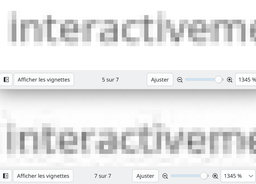
#> input picture image.png, 256 x 184 px, shrunk from 781 x 562 before the run; its folder holds only this picture in this run
$ python dct-jpeg.py --image image.png
#> lines starting #> are read from the running program, lines starting #| are printed output that depends on the picture
#> in run_pipeline, image is the input picture: PIL image 256x184 RGB; mean R, G, B 233, 233.3, 233.4
"""
1) Lecture RGB
2) Conversion RGB -> YCbCr OU Conversion RGB -> Grayscale
3) Padding multiples de 8
4) Decoupage en blocs 4D: (nb_blocs, canaux, 8, 8)
5) DCT 2D par bloc et par canal
6) Quantification
7) zigzag
8) codage (RLE puis Huffman)
"""

import argparse
import os
import pathlib
import heapq
import numpy
from PIL import Image
import matplotlib.pyplot as plt

BLOCKSIZE = 8
OUTPUT_DIR = "output"
QUALITY = 3

# [14 lines left out: functions read_image_file, write_image, not called in this run]


# simple ajout noir bas-droite au prochain multiple de bloc
def pad_image(image_data, block_size):
#> called with block_size = 8
    pad_height = (block_size - (image_data.shape[0] % block_size)) % block_size
    before_pad_h, after_pad_h = pad_height // 2, pad_height - (pad_height // 2)
    pad_width = (block_size - (image_data.shape[1] % block_size)) % block_size
    before_pad_w, after_pad_w = pad_width // 2, pad_width - (pad_width // 2)
    if image_data.ndim == 2:
        pad_spec = ((before_pad_h, after_pad_h), (before_pad_w, after_pad_w))
    elif image_data.ndim == 3:
        pad_spec = ((before_pad_h, after_pad_h), (before_pad_w, after_pad_w), (0, 0))
    else:
        raise ValueError("image_data must be a 2D(grayscale) or 3D(RGB) numpy array")

    padded_image = numpy.pad(image_data, pad_spec, mode='constant', constant_values=0)

    if padded_image.shape[0] % block_size == 0 and padded_image.shape[1] % block_size == 0:
        return padded_image
    else:
        raise ValueError("incorrectly padded image: expected multiple of {}, got {}".format(BLOCKSIZE, padded_image.shape))


#TODO verifier les coeffs
def RGB_to_Grayscale(image_data):
    if image_data.ndim == 2:
        return image_data
    elif image_data.ndim == 3:
        return numpy.mean(image_data, axis=2).astype(numpy.uint8)
    else:
        print("Error: image_data must be a 2D(grayscale) or 3D(RGB) numpy array")
        exit(1)


def RGB_to_YCbCr(image_data):
    pass


def YCbCr_to_RGB(image_data):
    pass


def get_dct_coeff(block_size=BLOCKSIZE):
#> called with block_size = 8
    if block_size < 2:
        raise ValueError("block_size must be a positive integer greater than or equal to 2")
    coeff_dct = numpy.zeros((block_size, block_size), dtype=numpy.float64)
    for i in range(block_size):
        for j in range(block_size):
            if i == 0:
                coeff_dct[i, j] = 1 / numpy.sqrt(block_size)
            else:
                coeff_dct[i, j] = numpy.sqrt(2 / block_size) * numpy.cos((2 * j + 1) * i * numpy.pi / (2 * block_size))
    return coeff_dct


# added matrix_size to test simple matrix for debug
def dct(image_data, matrix_size=BLOCKSIZE):
    if matrix_size < 2:
        raise ValueError("matrix_size must be a positive integer greater than or equal to 2")

    if image_data.ndim == 2:
        DCT = numpy.zeros(image_data.shape, dtype=numpy.float64)
        coeff_dct = get_dct_coeff(matrix_size)
        for i in range(0, image_data.shape[0], matrix_size):
            for j in range(0, image_data.shape[1], matrix_size):
                block = image_data[i:i+matrix_size, j:j+matrix_size]
                if block.shape != (matrix_size, matrix_size):
                    raise ValueError(f"block data must be a square block of size {matrix_size}x{matrix_size}")
                DCT[i:i+matrix_size, j:j+matrix_size] = coeff_dct @ block @ coeff_dct.T
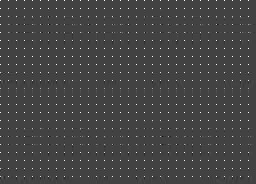
#> DCT: shape (184, 256) float64; min -357.8, max 1016, mean 13.1; drawn with min black and max white
        return DCT

    if image_data.ndim == 3:
        DCT = numpy.zeros(image_data.shape, dtype=numpy.float64)
        for channel in range(image_data.shape[2]):
            DCT[:, :, channel] = dct(image_data[:, :, channel], matrix_size=matrix_size)
        return DCT

    raise ValueError("image_data must be a 2D or 3D numpy array")


def idct(image_data, matrix_size=BLOCKSIZE):
    if matrix_size < 2:
        raise ValueError("matrix_size must be a positive integer greater than or equal to 2")

    if image_data.ndim == 2:
        IDCT = numpy.zeros(image_data.shape, dtype=numpy.float64)
        coeff_dct = get_dct_coeff(matrix_size)
        for i in range(0, image_data.shape[0], matrix_size):
            for j in range(0, image_data.shape[1], matrix_size):
                block = image_data[i:i+matrix_size, j:j+matrix_size]
                if block.shape != (matrix_size, matrix_size):
                    raise ValueError(f"block data must be a square block of size {matrix_size}x{matrix_size}")
                IDCT[i:i+matrix_size, j:j+matrix_size] = coeff_dct.T @ block @ coeff_dct
        return IDCT

    if image_data.ndim == 3:
        IDCT = numpy.zeros(image_data.shape, dtype=numpy.float64)
        for channel in range(image_data.shape[2]):
            IDCT[:, :, channel] = idct(image_data[:, :, channel], matrix_size=matrix_size)
        return IDCT

    raise ValueError("image_data must be a 2D or 3D numpy array")


def get_quantization_matrix(quality=QUALITY, block_size=BLOCKSIZE):
#> called with quality = 3, block_size = 8
    if quality < 1:
        raise ValueError("quality must be a positive integer")
    if block_size < 2:
        raise ValueError("block_size must be a positive integer greater than or equal to 2")

    quantize_matrix = numpy.zeros((block_size, block_size), dtype=numpy.float64)
    for i in range(block_size):
        for j in range(block_size):
            quantize_matrix[i, j] = 1 + (i + j + 1) * quality
    return quantize_matrix


def quantize(dct_data, quality=QUALITY, block_size=None):
    if dct_data.ndim != 2:
        raise ValueError("dct_data must be a 2D numpy array")

    if block_size is None:
        block_size = BLOCKSIZE
        if dct_data.shape[0] < block_size or dct_data.shape[1] < block_size:
            if dct_data.shape[0] == dct_data.shape[1]:
                block_size = dct_data.shape[0]
            else:
                raise ValueError("dct_data must be square when inferred block_size is used")

    if dct_data.shape[0] % block_size != 0 or dct_data.shape[1] % block_size != 0:
        raise ValueError(
            f"dct_data shape must be multiples of block_size={block_size}, got {dct_data.shape}"
        )

    quantize_matrix = get_quantization_matrix(quality=quality, block_size=block_size)
    quantization = numpy.zeros(dct_data.shape, dtype=numpy.int64)

    for i in range(0, dct_data.shape[0], block_size):
        for j in range(0, dct_data.shape[1], block_size):
            block = dct_data[i:i+block_size, j:j+block_size]
            quantization[i:i+block_size, j:j+block_size] = numpy.round(block / quantize_matrix).astype(numpy.int64)
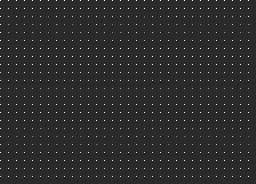
#> quantization: shape (184, 256) int64; min -51, max 254, mean 3.3; drawn with min black and max white

    return quantization


def reverse_quantize(quantized_data, quality=QUALITY, block_size=None):
#> called with quality = 3, block_size = 8
    if quantized_data.ndim != 2:
        raise ValueError("quantized_data must be a 2D numpy array")

    if block_size is None:
        block_size = BLOCKSIZE
        if quantized_data.shape[0] < block_size or quantized_data.shape[1] < block_size:
            if quantized_data.shape[0] == quantized_data.shape[1]:
                block_size = quantized_data.shape[0]
            else:
                raise ValueError("quantized_data must be square when inferred block_size is used")

    if quantized_data.shape[0] % block_size != 0 or quantized_data.shape[1] % block_size != 0:
        raise ValueError(
            f"quantized_data shape must be multiples of block_size={block_size}, got {quantized_data.shape}"
        )

    quantize_matrix = get_quantization_matrix(quality=quality, block_size=block_size)
    dequantized = numpy.zeros(quantized_data.shape, dtype=numpy.float64)

    for i in range(0, quantized_data.shape[0], block_size):
        for j in range(0, quantized_data.shape[1], block_size):
            block = quantized_data[i:i+block_size, j:j+block_size]
            dequantized[i:i+block_size, j:j+block_size] = block * quantize_matrix

    return dequantized

def zigzag(block):
    block = numpy.asarray(block)
    if block.ndim != 2:
        raise ValueError("block must be a 2D numpy array")
    if block.shape[0] != block.shape[1]:
        raise ValueError("block must be square")

    block_size = block.shape[0]
    zigzag_data = []

    for diagonal_sum in range(2 * block_size - 1):
        if diagonal_sum % 2 == 0:
            row = min(diagonal_sum, block_size - 1)
            col = diagonal_sum - row
            while row >= 0 and col < block_size:
                zigzag_data.append(block[row, col])
                row -= 1
                col += 1
        else:
            col = min(diagonal_sum, block_size - 1)
            row = diagonal_sum - col
            while col >= 0 and row < block_size:
                zigzag_data.append(block[row, col])
                row += 1
                col -= 1

    return numpy.asarray(zigzag_data, dtype=block.dtype)


# [33 lines left out: function reverse_zigzag, not called in this run]


def rle_encode(zigzag_data):
    zigzag_data = numpy.asarray(zigzag_data)
    if zigzag_data.ndim != 1:
        raise ValueError("zigzag_data must be a 1D numpy array")
    if zigzag_data.size == 0:
        return []

    encoded = []
    current_value = zigzag_data[0]
    count = 1

    for value in zigzag_data[1:]:
        if value == current_value:
            count += 1
        else:
            encoded.append((current_value.item() if hasattr(current_value, "item") else current_value, count))
            current_value = value
            count = 1

    encoded.append((current_value.item() if hasattr(current_value, "item") else current_value, count))
    return encoded


# [10 lines left out: function rle_decode, not called in this run]


def huffman_encode(rle_data):
    normalized_symbols = []
    for item in rle_data:
        if len(item) != 2:
            raise ValueError("rle_data items must be (value, count) pairs")
        value, count = item
        normalized_symbols.append((value, count))

    if len(normalized_symbols) == 0:
        return {"bitstring": "", "codes": {}}

    frequency = {}
    for symbol in normalized_symbols:
        frequency[symbol] = frequency.get(symbol, 0) + 1

    # heap entries are (frequency, order, node), where node is either a symbol tuple
    # or a pair of children for internal nodes.
    heap = []
    order = 0
    for symbol, count in frequency.items():
        heapq.heappush(heap, (count, order, symbol))
        order += 1

    if len(heap) == 1:
        only_symbol = heap[0][2]
        codes = {only_symbol: "0"}
        bitstring = "0" * len(normalized_symbols)
        return {"bitstring": bitstring, "codes": codes}

    while len(heap) > 1:
        left = heapq.heappop(heap)
        right = heapq.heappop(heap)
        merged_frequency = left[0] + right[0]
        merged_node = (left[2], right[2])
        heapq.heappush(heap, (merged_frequency, order, merged_node))
        order += 1

    root = heap[0][2]
    codes = {}
    stack = [(root, "")]
    while len(stack) > 0:
        node, prefix = stack.pop()
        if isinstance(node, tuple) and len(node) == 2 and isinstance(node[0], tuple) and isinstance(node[1], tuple):
            stack.append((node[1], prefix + "1"))
            stack.append((node[0], prefix + "0"))
        else:
            codes[node] = prefix if prefix != "" else "0"

    bitstring = "".join(codes[symbol] for symbol in normalized_symbols)
    return {"bitstring": bitstring, "codes": codes}


def huffman_decode(huffman_data):
    if not isinstance(huffman_data, dict):
        raise ValueError("huffman_data must be a dictionary with keys 'bitstring' and 'codes'")
    if "bitstring" not in huffman_data or "codes" not in huffman_data:
        raise ValueError("huffman_data must contain 'bitstring' and 'codes'")

    bitstring = huffman_data["bitstring"]
    codes = huffman_data["codes"]

    if not isinstance(bitstring, str):
        raise ValueError("huffman_data['bitstring'] must be a string")
    if not isinstance(codes, dict):
        raise ValueError("huffman_data['codes'] must be a dictionary")

    if bitstring == "":
        if len(codes) == 0:
            return []
        raise ValueError("empty bitstring is only valid with an empty codebook")

    inverse_codes = {}
    for symbol, code in codes.items():
        if not isinstance(code, str) or code == "":
            raise ValueError("all Huffman codes must be non-empty bit strings")
        if any(bit not in ("0", "1") for bit in code):
            raise ValueError("Huffman codes must contain only '0' and '1'")
        if code in inverse_codes:
            raise ValueError("duplicate Huffman code detected")
        inverse_codes[code] = symbol

    decoded_symbols = []
    current_bits = ""
    for bit in bitstring:
        if bit not in ("0", "1"):
            raise ValueError("bitstring must contain only '0' and '1'")
        current_bits += bit
        if current_bits in inverse_codes:
            decoded_symbols.append(inverse_codes[current_bits])
            current_bits = ""

    if current_bits != "":
        raise ValueError("bitstring ended with an incomplete Huffman code")

    return decoded_symbols


def crop_to_shape(image_data, target_shape):
    if len(target_shape) != 2:
        raise ValueError("target_shape must contain exactly (height, width)")

    target_h, target_w = target_shape
    if image_data.shape[0] < target_h or image_data.shape[1] < target_w:
        raise ValueError("image_data is smaller than target shape")

    start_h = (image_data.shape[0] - target_h) // 2
    start_w = (image_data.shape[1] - target_w) // 2
    return image_data[start_h:start_h + target_h, start_w:start_w + target_w]


def ensure_output_dir(output_dir=OUTPUT_DIR):
    os.makedirs(output_dir, exist_ok=True)
    return output_dir


def normalize_for_display(values):
    values = numpy.asarray(values, dtype=numpy.float64)
    min_val = values.min()
    max_val = values.max()
    if numpy.isclose(max_val, min_val):
        return numpy.zeros(values.shape, dtype=numpy.float64)
    return (values - min_val) / (max_val - min_val)


def get_blocks(image_data, block_size=BLOCKSIZE):
    if image_data.ndim != 2:
        raise ValueError("image_data must be a 2D array")
    if image_data.shape[0] % block_size != 0 or image_data.shape[1] % block_size != 0:
        raise ValueError("image dimensions must be multiples of block_size")

    blocks = []
    for i in range(0, image_data.shape[0], block_size):
        for j in range(0, image_data.shape[1], block_size):
            blocks.append(image_data[i:i + block_size, j:j + block_size])
    return blocks


def mse(reference, estimate):
    reference = reference.astype(numpy.float64)
    estimate = estimate.astype(numpy.float64)
    return float(numpy.mean((reference - estimate) ** 2))


def psnr(reference, estimate):
    error = mse(reference, estimate)
    if error == 0:
        return float("inf")
    return 20.0 * numpy.log10(255.0 / numpy.sqrt(error))


def run_pipeline(image_path, quality=QUALITY, output_dir=OUTPUT_DIR, block_size=BLOCKSIZE):
    if quality < 1:
        raise ValueError("quality must be >= 1")

    image = Image.open(image_path)
    image_data = numpy.array(image)
    grayscale = RGB_to_Grayscale(image_data)
    padded = pad_image(grayscale, block_size)

    centered = padded.astype(numpy.float64) - 128.0
    dct_coefficients = dct(centered, matrix_size=block_size)
    quantized = quantize(dct_coefficients, quality=quality, block_size=block_size)

    dequantized = reverse_quantize(quantized, quality=quality, block_size=block_size)
    reconstructed_padded = idct(dequantized, matrix_size=block_size) + 128.0
#> after the loop in idct, `for i in range(0, image_data.shape[0], matrix_size):`:
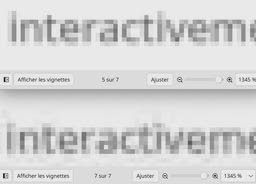
#> IDCT: shape (184, 256) float64; min -125.3, max 149.9, mean 105.2; drawn with min black and max white
    reconstructed_padded = numpy.clip(reconstructed_padded, 0, 255)
#> (the rest of the program and of its run is left out)
